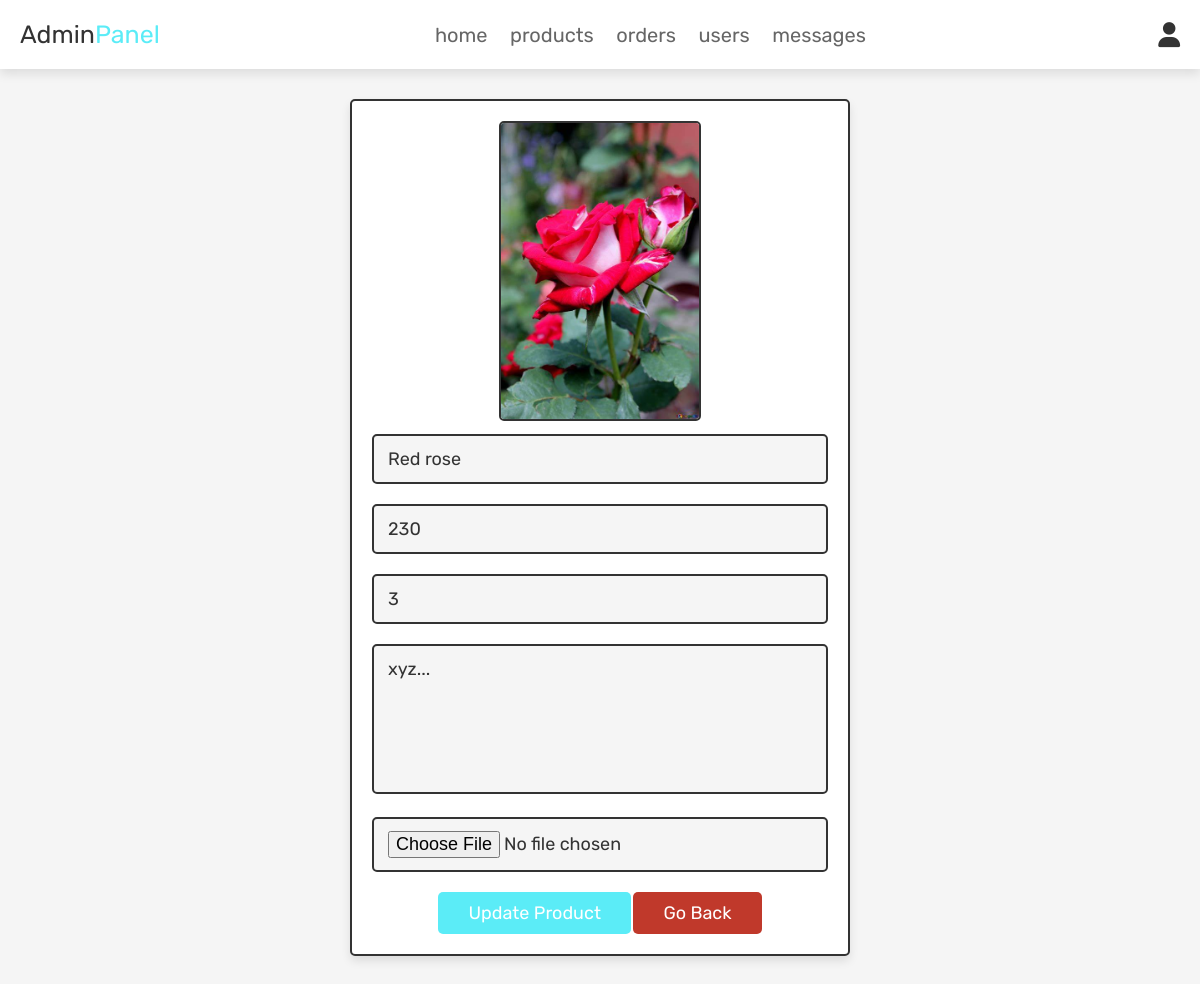
The app's page /admin_update_product.php?update=13 (signed in) with its own data.
### tables this page shows
CREATE TABLE `products` (
  `id` int(100) NOT NULL,
  `name` varchar(100) NOT NULL,
  `details` varchar(500) NOT NULL,
  `price` int(100) NOT NULL,
  `image` varchar(100) NOT NULL,
  `qty` int(100) NOT NULL
);

### admin_update_product.php (the view, shortened to what this page needs)
<?php
@include 'config.php';
?>
<!DOCTYPE html>
<html lang="en">
<head>
   <link rel="stylesheet" href="https://cdnjs.cloudflare.com/ajax/libs/font-awesome/6.0.0/css/all.min.css">
   <link rel="stylesheet" href="css/admin_style.css">
</head>
<body>
<?php @include 'admin_header.php'; ?>
<section class="update-product">
<?php
   $update_id = $_GET['update'];
   $select_products = mysqli_query($conn, "SELECT * FROM `products` WHERE id = '$update_id'") or die('query failed');
   if(mysqli_num_rows($select_products) > 0){
      while($fetch_products = mysqli_fetch_assoc($select_products)){
?>
<form action="" method="post" enctype="multipart/form-data">
   <img src="uploaded_img/<?php echo $fetch_products['image']; ?>" class="image"  alt="">
   <input type="text" class="box" value="<?php echo $fetch_products['name']; ?>" required placeholder="update product name" name="name">
   <input type="number" min="0" class="box" value="<?php echo $fetch_products['price']; ?>" required placeholder="update product price" name="price">
   <input type="number" min="0" class="box" value="<?php echo $fetch_products['qty']; ?>" required placeholder="update product quantity" name="qty">
   <textarea name="details" class="box" required placeholder="update product details" cols="30" rows="10"><?php echo $fetch_products['details']; ?></textarea>
   <input type="file" accept="image/jpg, image/jpeg, image/png" class="box" name="image">
   <input type="submit" value="update product" name="update_product" class="btn">
   <a href="admin_products.php" class="option-btn">go back</a>
</form>
<?php
      }
   }else{
      echo '<p class="empty">no update product select</p>';
   }
?>
</section>
</body>
</html>

### css/admin_style.css (style rules this page uses)
:root { --pink: #e84393; --blue: #5becf7; --red: #c0392b; --green: #5afac5b9; --black: #333; --white: #fff; --light-color: #666; --light-white: #ccc; --light-bg: #f5f5f5; --border: 0.2rem solid var(--black); --box-shadow: 0 0.5rem 1rem rgba(0, 0, 0, 0.1); }
* { font-family: "Rubik", sans-serif; margin: 0; padding: 0; box-sizing: border-box; outline: none; border: none; text-decoration: none; transition: all 0.2s linear; }
html { font-size: 62.5%; overflow-x: hidden; scroll-behavior: smooth; scroll-padding-top: 6.5rem; }
body { background: var(--light-bg); }
section { padding: 3rem 2rem; }
.btn, .delete-btn, .option-btn { display: inline-block; border-radius: 0.5rem; margin-top: 1rem; font-size: 1.8rem; color: var(--white); cursor: pointer; padding: 1rem 3rem; text-transform: capitalize; }
.btn { background-color: var(--blue); }
.option-btn { background-color: var(--red); }
.update-product form { max-width: 50rem; border-radius: 0.5rem; background-color: var(--white); border: var(--border); padding: 2rem; text-align: center; margin: 0 auto; box-shadow: var(--box-shadow); }
.update-product form .box { width: 100%; margin: 1rem 0; font-size: 1.8rem; color: var(--black); border-radius: 0.5rem; background-color: var(--light-bg); padding: 1.2rem 1.4rem; border: var(--border); }
.update-product form textarea { height: 15rem; resize: none; }
.update-product .image { height: 30rem; border: var(--border); border-radius: 0.5rem; }

### records on screen
products: image (picture), name "Red rose", price "230", qty "3", details "xyz..."
